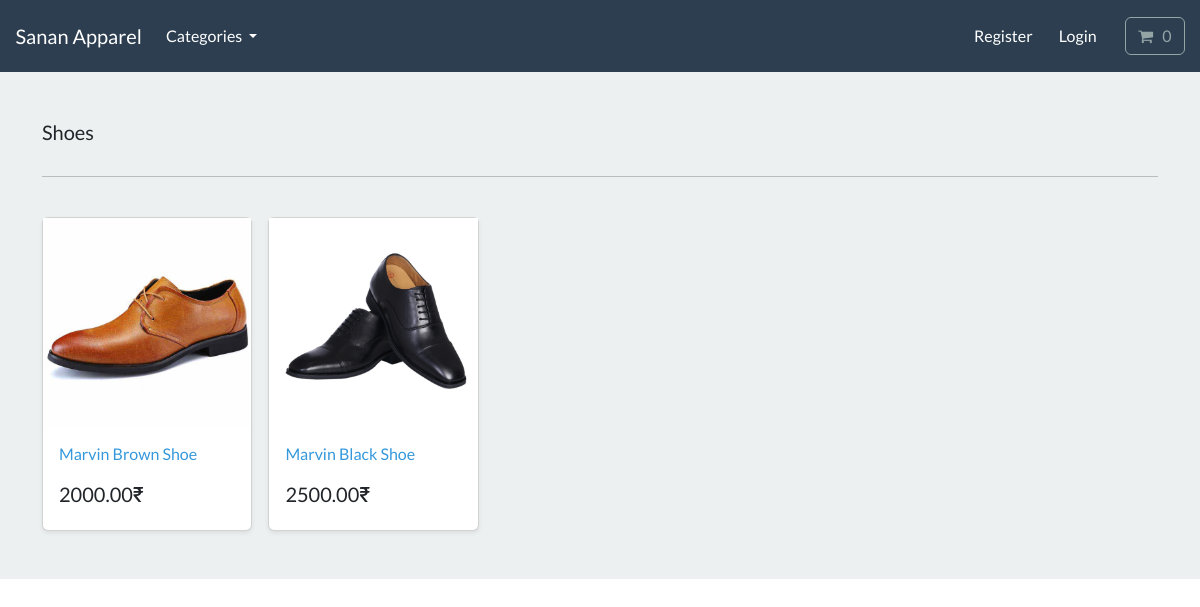
Screenshot of /search/shoes with the database file from the repository.
### store/models.py (models this page shows, shortened)
class Category(models.Model):
    name = models.CharField(max_length=250, db_index=True)
    slug = models.SlugField(max_length=250, unique=True)
    class Meta:
        verbose_name_plural = 'categories'
    def get_absolute_url(self):
        return reverse("list_category", args=[self.slug])

class Product(models.Model):
    category = models.ForeignKey(Category, related_name='product', on_delete=models.CASCADE, null=True)
    title = models.CharField(max_length=250)
    brand = models.CharField(max_length=250, default='Un-Branded')
    description = models.TextField(blank=True)
    slug = models.SlugField(max_length=255)
    price = models.DecimalField(max_digits=10, decimal_places=2)
    image = models.ImageField(upload_to='images/')
    class Meta:
        verbose_name_plural = 'Products'
    def get_absolute_url(self):
        return reverse("product_info", args=[self.slug])

### store/views.py (the view)
# urls.py: path('search/<slug:category_slug>', views.list_category, name='list_category')
def list_category(request, category_slug=None):
    category = get_object_or_404(Category, slug=category_slug)
    products = Product.objects.filter(category=category)
    context = { 'category':category, 'products':products, }
    return render(request, 'store/list_category.html', context=context)

### cart/cart.py (called while the page is built)
    def __len__(self):
        return sum(item['qty'] for item in self.cart.values())

### cart/context_processors.py (called while the page is built)
def cart(request):
    return {'cart':Cart(request)}

### store/views.py (called while the page is built)
def categories(request):
    all_categories = Category.objects.all()
    return {'all_categories':all_categories}

### store/templates/store/list_category.html
{% extends "./base.html" %}
{% load static %}
{% block content %}
<main>
  <div class="album py-5 bg-light">
    <div class="container">
      <div class="pb-3 h5"> {{category.name}} </div>  <hr> <br>
      <div class="row row-cols-1 row-cols-sm-2 row-cols-md-5 g-3">
        {% for product in products %}
        <div class="col">
          <div class="card shadow-sm">
          <img class="img-fluid" alt="Responsive image" src="{{product.image.url}}">
            <div class="card-body">
              <p class="card-text">
                <a class="text-info text-decoration-none" href="{{product.get_absolute_url}}"> {{product.title}} </a>
              </p>
              <div class="d-flex justify-content-between align-items-center">
                <h5> {{product.price}}₹ </h5>
              </div>
            </div>
          </div>
        </div>
        {% endfor %}
      </div>
    </div>
  </div>
</main>
{% endblock %}

### rows the page displays
Category: name "Shoes"
Product: image (picture), title "Marvin Brown Shoe", price "2000.00"
Product: image (picture), title "Marvin Black Shoe", price "2500.00"
